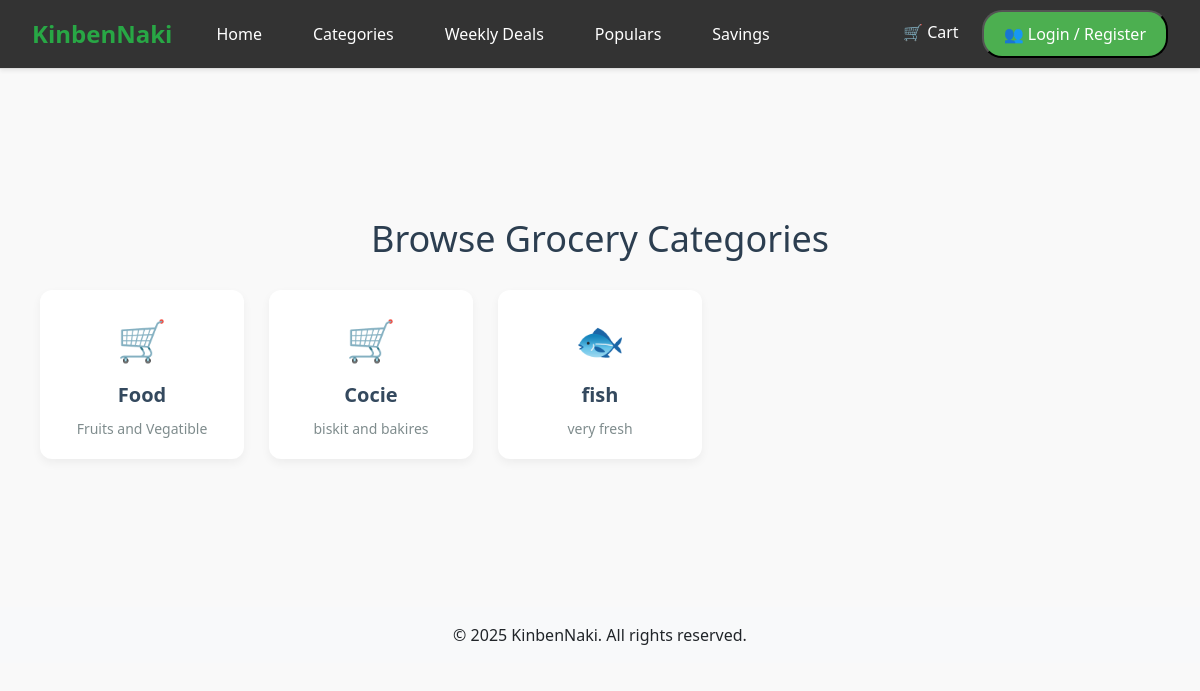
Page /categories/ on the earlier database version.
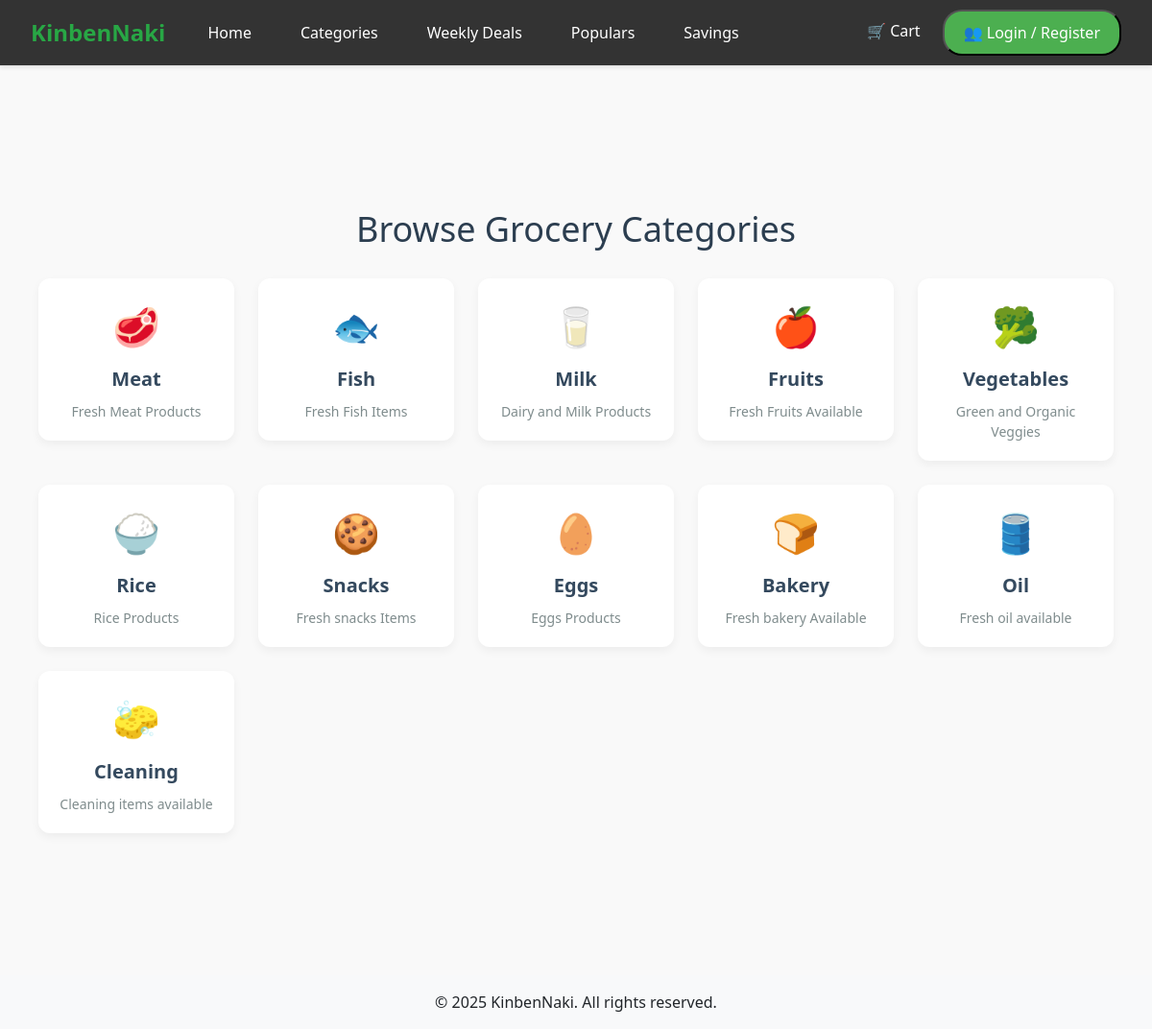
Same page on the later database version.
### shop/models.py (models this page shows)
class Category(models.Model):
    name = models.CharField(max_length=100)
    slug = models.SlugField(unique=True)
    description = models.TextField()
    is_active = models.BooleanField(default=True)
    def __str__(self):
        return self.name

### shop/views.py (the view)
# urls.py: path('categories/', views.category_list, name='category_list'),  # All categories
def category_list(request):
    categories = Category.objects.all()
    print("CATEGORIES:", categories)  # Debug line
    for c in categories:
        print(f"{c.name} -> Items: {c.items.all()}")  # If using related_name='items'
    return render(request, 'category_list.html', {'categories':categories})

### shop/models.py (called while the page is built)
    def __str__(self):
        return self.name

### templates/category_list.html (shortened to what this page needs)
{% extends "base.html" %}
{% block content %}
<div class="container">
    <h1>Browse Grocery Categories</h1>
    <div class="category-grid">
        {% for category in categories %}
        <a href="{% url 'category' slug=category.slug %}">
            <div class="category-card">
                <div class="category-icon">
                    {% if category.name|lower == 'meat' %}
                        🥩
                    {% elif category.name|lower == 'fish' %}
                        🐟
                    {% elif category.name|lower == 'milk' %}
                        🥛
                    {% elif category.name|lower == 'vegetables' %}
                        🥦
                    {% elif category.name|lower == 'fruits' %}
                        🍎
                    {% elif category.name|lower == 'rice' %}
                        🍚
                    {% elif category.name|lower == 'snacks' %}
                        🍪
                    {% elif category.name|lower == 'eggs' %}
                         🥚
                    {% elif category.name|lower == 'bakery' %}
                        🍞
                    {% elif category.name|lower == 'oil' %}
                        🛢️
                    {% elif category.name|lower == 'cleaning' %}
                        🧽
                    {% else %}
                        🛒
                    {% endif %}
                </div>
                <div class="category-title">{{ category.name }}</div>
                <div class="category-description">{{ category.description|default:"No description available." }}</div>
            </div>
        </a>
        {% empty %}
        <p>No categories found.</p>
        {% endfor %}
    </div>
</div>
{% endblock %}

### templates/base.html (shortened to what this page needs)
<!DOCTYPE html>
<html lang="en">
<head>
  <link href="https://cdn.jsdelivr.net/npm/bootstrap@5.3.3/dist/css/bootstrap.min.css" rel="stylesheet">
</head>
<body>
  <nav class="navbar navbar-expand-lg shadow-sm">
    <div class="container-fluid">
      <a class="navbar-brand" href="#">KinbenNaki</a>
      <div class="collapse navbar-collapse">
        <ul class="navbar-nav me-auto mb-2 mb-lg-0">
          <li class="nav-item"><a class="nav-link" href="{% url 'home' %}">Home</a></li>
       <li class="nav-item"><a class="nav-link" href="{% url 'category_list' %}">Categories</a></li>
        <li class="nav-item">
            <a class="nav-link" href="{% url 'weekly_deals' %}">Weekly Deals</a>
        </li>
          <li class="nav-item"><a class="nav-link" href="#">Populars</a></li>
          <li class="nav-item"><a class="nav-link" href="#">Savings</a></li>
        </ul>
            <ul class="navbar-nav mb-2 mb-lg-0">
          <li class="nav-item"><a class="nav-link" href="#">🛒 Cart</a></li>
          <div class="dropdown">
        <button class="drop">👥 Login / Register</button>
    </div>
        </ul>
      </div>
    </div>
  </nav>
  <main class="container py-5">
    {% block content %}
    {% endblock %}
  </main>
  <footer class="bg-light text-center py-3 mt-auto">
    <p class="mb-0">&copy; {% now "Y" %} KinbenNaki. All rights reserved.</p>
  </footer>
</body>
</html>

### templates/base.html (style rules this page uses)
body { font-family: 'Segoe UI', sans-serif; background-color: #f8f9fa; }
.navbar { background-color: #ffffff; border-bottom: 1px solid #ddd; }
.navbar-brand { font-weight: bold; color: #28a745; font-size: 24px; }
.nav-link { color: #333; margin-right: 15px; }
.dropdown { position: relative; display: inline-block; }
.drop { background-color: #4CAF50; color: white; padding: 10px 20px; font-size: 16px; border-radius: 20px; gap: 20px; cursor: pointer; }
.navbar { background-color: #333; padding: 10px 20px; }
.navbar-nav { list-style-type: none; margin: 0; padding: 0; display: flex; justify-content: flex-end; }
.nav-item { margin-left: 20px; }
.nav-link { color: white; text-decoration: none; padding: 10px 15px; font-size: 16px; border-radius: 5px; transition: background-color 0.3s, color 0.3s; }

### templates/category_list.html (style rules this page uses)
body { font-family: 'Segoe UI', sans-serif; background-color: #f9f9f9; }
.container { max-width: 1200px; margin: 40px auto; padding: 20px; }
h1 { text-align: center; font-size: 36px; margin-bottom: 30px; color: #2c3e50; }
.category-grid { display: grid; grid-template-columns: repeat(auto-fill, minmax(200px, 1fr)); gap: 25px; }
.category-card { background-color: #fff; border-radius: 12px; padding: 20px; box-shadow: 0 4px 10px rgba(0,0,0,0.05); transition: transform 0.2s ease-in-out; text-align: center; cursor: pointer; }
.category-icon { font-size: 40px; margin-bottom: 10px; }
.category-title { font-size: 20px; font-weight: bold; color: #34495e; margin-bottom: 8px; }
.category-description { font-size: 14px; color: #7f8c8d; }
a { text-decoration: none; color: inherit; }

Differences in the rows shown:
removed Category: name "Food", description "Fruits and Vegatible"
removed Category: name "Cocie", description "biskit and bakires"
removed Category: name "fish", description "very fresh"
added Category: name "Meat", description "Fresh Meat Products"
added Category: name "Fish", description "Fresh Fish Items"
added Category: name "Milk", description "Dairy and Milk Products"
added Category: name "Fruits", description "Fresh Fruits Available"
added Category: name "Vegetables", description "Green and Organic Veggies"
added Category: name "Rice", description "Rice Products"
added Category: name "Snacks", description "Fresh snacks Items"
added Category: name "Eggs", description "Eggs Products"
added Category: name "Bakery", description "Fresh bakery Available"
added Category: name "Oil", description "Fresh oil available"
added Category: name "Cleaning", description "Cleaning items available"
